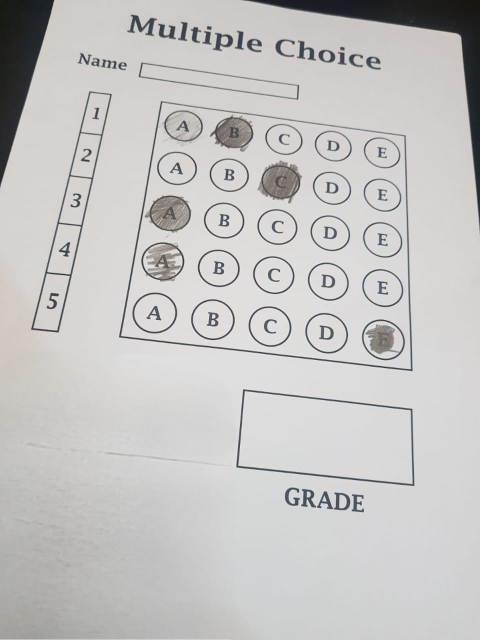
#> input picture test/1.jpg, 960 x 1280 px (shown at 1/2 size)
$ python main.py
#> lines starting #> are read from the running program, lines starting #| are printed output that depends on the picture; after the words box and inside, x2 and y2 are one past the last pixel; in counts of white or black regions, pixels touching at a corner belong together
### utils.py
import cv2
import numpy as np


# To stack all the images in one window
def stackImages(imgArray, scale, lables=[]):
    rows = len(imgArray)
    cols = len(imgArray[0])
    rowsAvailable = isinstance(imgArray[0], list)
    width = imgArray[0][0].shape[1]
    height = imgArray[0][0].shape[0]
    if rowsAvailable:
        for x in range(0, rows):
            for y in range(0, cols):
                imgArray[x][y] = cv2.resize(imgArray[x][y], (0, 0), None, scale, scale)
                if len(imgArray[x][y].shape) == 2:
                    imgArray[x][y] = cv2.cvtColor(imgArray[x][y], cv2.COLOR_GRAY2BGR)
        imageBlank = np.zeros((height, width, 3), np.uint8)
        hor = [imageBlank]*rows
        hor_con = [imageBlank]*rows
        for x in range(0, rows):
            hor[x] = np.hstack(imgArray[x])
            hor_con[x] = np.concatenate(imgArray[x])
        ver = np.vstack(hor)
        ver_con = np.concatenate(hor)
    else:
        for x in range(0, rows):
            imgArray[x] = cv2.resize(imgArray[x], (0, 0), None, scale, scale)
            if len(imgArray[x].shape) == 2:
                imgArray[x] = cv2.cvtColor(imgArray[x], cv2.COLOR_GRAY2BGR)
        hor = np.hstack(imgArray)
        hor_con = np.concatenate(imgArray)
        ver = hor
    if len(lables) != 0:
        eachImgWidth = int(ver.shape[1] / cols)
        eachImgHeight = int(ver.shape[0] / rows)
        # print(eachImgHeight)
        for d in range(0, rows):
            for c in range(0, cols):
                cv2.rectangle(ver, (c*eachImgWidth, eachImgHeight*d), (c*eachImgWidth+len(lables[d][c])*13+27, 30 + eachImgHeight*d), (255, 255, 255), cv2.FILLED)
                cv2.putText(ver, lables[d][c], (eachImgWidth*c+10, eachImgHeight*d+20), cv2.FONT_HERSHEY_COMPLEX, 0.7, (255, 0, 255), 2)
    return ver


def rectContour(contours):
    rectCon = []
    for i in contours:
        area = cv2.contourArea(i)
        print("Area", area)
        if area > 50:
            perimeter = cv2.arcLength(i, True)
            approx = cv2.approxPolyDP(i, 0.02*perimeter, True)
            print("Corner Points", len(approx))
            if len(approx) == 4:
                rectCon.append(i)
    rectCon = sorted(rectCon, key=cv2.contourArea, reverse=True)
    print(len(rectCon))
    return rectCon


def getCornerPoints(cont):
    perimeter = cv2.arcLength(cont, True)
    approx = cv2.approxPolyDP(cont, 0.02 * perimeter, True)
    return approx


def reorder(myPoints):
    myPoints = myPoints.reshape((4, 2))
    myPointsNew = np.zeros((4, 1, 2), np.int32)
    add = myPoints.sum(1)
    print(myPoints)
    print(add)
    myPointsNew[0] = myPoints[np.argmin(add)]  # [0, 0]
    myPointsNew[3] = myPoints[np.argmax(add)]  # [w, h]
    diff = np.diff(myPoints, axis=1)
    myPointsNew[1] = myPoints[np.argmin(diff)]  # [w, 0]
    myPointsNew[2] = myPoints[np.argmax(diff)]  # [0, h]
    print(diff)
    return myPointsNew


def splitBoxes(img):
    rows = np.vsplit(img, 5)
    boxes = []
    for r in rows:
        cols = np.hsplit(r, 5)
        for box in cols:
            boxes.append(box)
            # cv2.imshow("Split", box)
    return boxes


def showAnswers(img, myIndex, grading, ans, questions, choices):
    secW = int(img.shape[1]/questions)
    secH = int(img.shape[0]/choices)

    for x in range(0, questions):
        myAns = myIndex[x]
        cX = (myAns*secW)+secW//2
        cY = (x+secH)+secH//2

        if grading[x] == 1:
            myColor = (0, 255, 0)
        else:
            myColor = (0, 0, 255)
            correctAns = ans[x]
            cv2.circle(img, ((correctAns*secW) + secW//2, (x*secH)+secH//2), 20, (0, 255, 0), cv2.FILLED)

        cv2.circle(img, (cX, cY), 50, myColor, cv2.FILLED)
    return img

### main.py
import cv2
import numpy as np
import utils

# Variables
path = "test/1.jpg"
widthImg = 700
heightImg = 700
questions = 5
choices = 5
ans = [1, 2, 0, 1, 4]

img = cv2.imread(path)
#> img is the input picture: shape (1280, 960, 3); mean B, G, R 195.2, 196.3, 197.4

# Preprocessing
img = cv2.resize(img, (widthImg, heightImg))
#> img: shape (700, 700, 3)
imgContours = img.copy()
imgFinal = img.copy()
imgBiggestContours = img.copy()
imgGray = cv2.cvtColor(img, cv2.COLOR_BGR2GRAY)
imgBlur = cv2.GaussianBlur(imgGray, (5, 5), 1)
imgCanny = cv2.Canny(imgBlur, 10, 50)
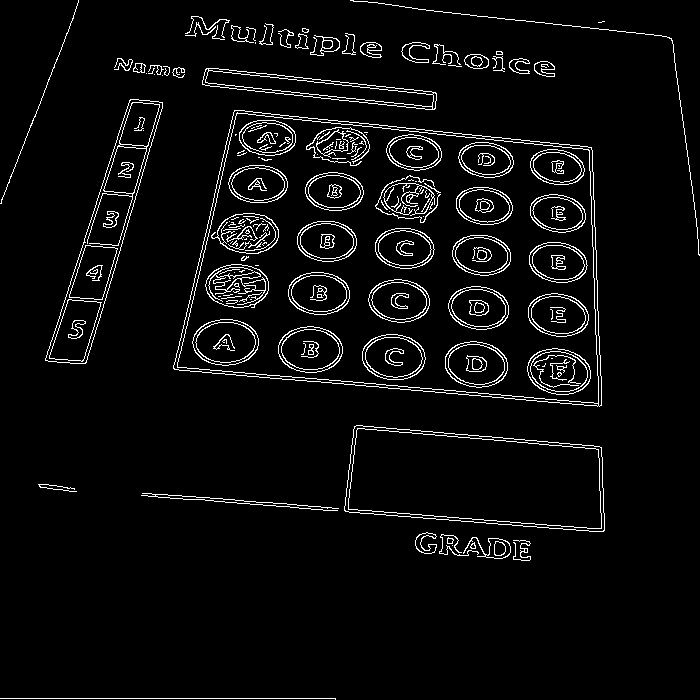
#> imgCanny: shape (700, 700); 4.6% white in thin lines or dots

# Finding all contours
contours, hierarchy = cv2.findContours(imgCanny, cv2.RETR_EXTERNAL, cv2.CHAIN_APPROX_NONE)
#> contours = 48 contours, 25 with area under 20; largest, box (x1, y1, x2, y2) and area: (173, 110, 602, 407) 102794, (344, 425, 605, 532) 21917, (45, 99, 163, 364) 10026, (202, 68, 437, 110) 4157, (463, 537, 511, 559) 399
cv2.drawContours(imgContours, contours, -1, (0, 255, 0), 10)
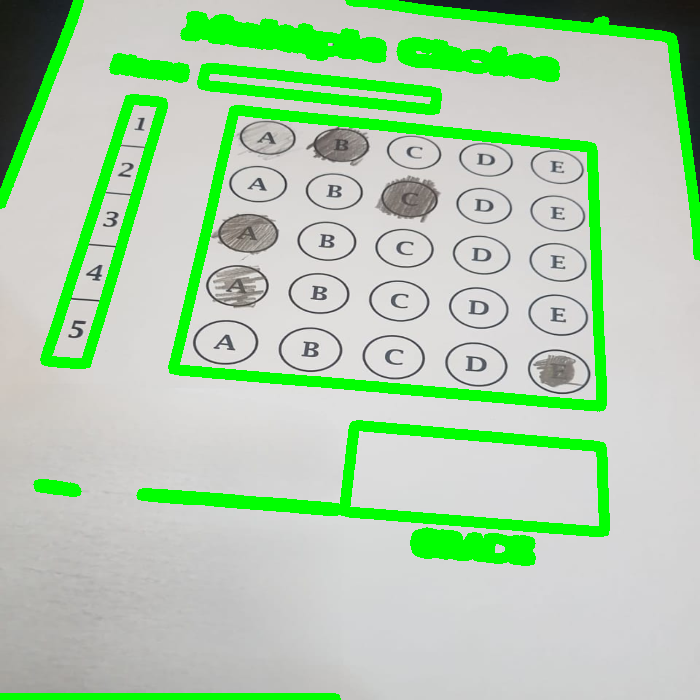
#> imgContours: shape (700, 700, 3); mean B, G, R 172.4, 206, 174.5

# Find rectangles
rectCon = utils.rectContour(contours)
#> the loop in rectContour, `for i in contours:` made 48 passes
#> (area, perimeter, approx) on passes 11, 12, 13, 18: (21917, 698, [[354, 426], [345, 511], [604, 530], [599, 446]]), (102794.5, 1362.7, [[234, 110], [174, 369], [601, 405], [591, 147]]), (10026, 663.6, [[162, 102], [129, 100], [45, 360], [86, 362]]), (4157, 517.2, [[202, 80], [436, 100], [218, 68]])
#> (printed output is left out)
#> after the loop in rectContour, `for i in contours:`: rectCon = 3 contours; box (x1, y1, x2, y2) and area: (173, 110, 602, 407) 102794, (344, 425, 605, 532) 21917, (45, 99, 163, 364) 10026
#| 3
biggestContour = utils.getCornerPoints(rectCon[0])
#> in getCornerPoints, `perimeter = cv2.arcLength(cont, True)`: perimeter = 1362.7
#> in getCornerPoints, `approx = cv2.approxPolyDP(cont, 0.02 * perimeter, True)`: approx = [[234, 110], [174, 369], [601, 405], [591, 147]]
#> biggestContour = [[234, 110], [174, 369], [601, 405], [591, 147]]
print(biggestContour.shape)
#| (4, 1, 2)
gradePoints = utils.getCornerPoints(rectCon[1])
#> gradePoints = [[354, 426], [345, 511], [604, 530], [599, 446]]
print(biggestContour)
#| [[[234 110]]
#|  [[174 369]]
#|  [[601 405]]
#|  [[591 147]]]
print(len(biggestContour))
#| 4

if biggestContour.size != 0 and gradePoints.size != 0:
    cv2.drawContours(imgBiggestContours, biggestContour, -1, (0, 255, 0), 20)
    cv2.drawContours(imgBiggestContours, gradePoints, -1, (255, 0, 0), 20)

    biggestContour = utils.reorder(biggestContour)
#> in reorder, `myPoints = myPoints.reshape((4, 2))`: myPoints = [[234, 110], [174, 369], [601, 405], [591, 147]]
#> in reorder, `add = myPoints.sum(1)`: add = [344, 543, 1006, 738]
#| [[234 110]
#|  [174 369]
#|  [601 405]
#|  [591 147]]
#| [ 344  543 1006  738]
#> in reorder, `diff = np.diff(myPoints, axis=1)`: diff = [-124, 195, -196, -444]
#| [[-124]
#|  [ 195]
#|  [-196]
#|  [-444]]
#> biggestContour = [[234, 110], [591, 147], [174, 369], [601, 405]]
    gradePoints = utils.reorder(gradePoints)
#| [[354 426]
#|  [345 511]
#|  [604 530]
#|  [599 446]]
#| [ 780  856 1134 1045]
#| [[  72]
#|  [ 166]
#|  [ -74]
#|  [-153]]
#> gradePoints = [[354, 426], [599, 446], [345, 511], [604, 530]]

    pt1 = np.float32(biggestContour)
#> pt1 = [[234, 110], [591, 147], [174, 369], [601, 405]]
    pt2 = np.float32([[0, 0], [widthImg, 0], [0, heightImg], [widthImg, heightImg]])
    matrix = cv2.getPerspectiveTransform(pt1, pt2)
#> matrix = [[1.95, 0.452, -506.7], [-0.343, 3.31, -283.7], [-0.000155, 0.00076, 1]]
    imgWarpColored = cv2.warpPerspective(img, matrix, (widthImg, heightImg))

    ptG1 = np.float32(gradePoints)
#> ptG1 = [[354, 426], [599, 446], [345, 511], [604, 530]]
    ptG2 = np.float32([[0, 0], [325, 0], [0, 150], [325, 150]])
    matrixG = cv2.getPerspectiveTransform(ptG1, ptG2)
#> matrixG = [[1.67, 0.176, -664.6], [-0.196, 2.4, -952.9], [-0.000195, 0.000859, 1]]
    imgGradeDisplay = cv2.warpPerspective(img, matrixG, (325, 150))
    cv2.imshow("Grade", imgGradeDisplay)

    # Apply threshold
    imgWarpGray = cv2.cvtColor(imgWarpColored, cv2.COLOR_BGR2GRAY)
    imgThresh = cv2.threshold(imgWarpGray, 170, 255, cv2.THRESH_BINARY_INV)[1]
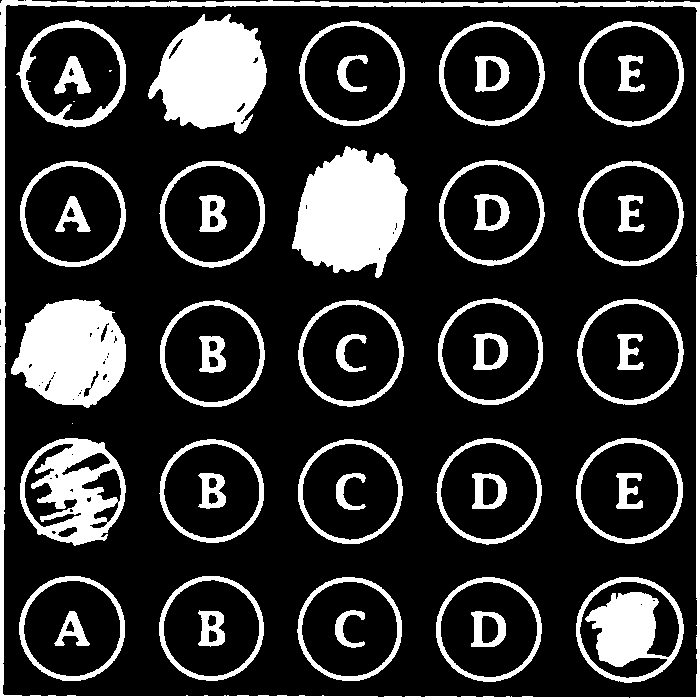
#> imgThresh: shape (700, 700); 19.8% white; 49 white regions (3 under 20 px), largest, box (x1, y1, x2, y2) and area: (0, 0, 700, 700) 12106, (292, 146, 408, 278) 10679, (148, 14, 267, 134) 9605

    boxes = utils.splitBoxes(imgThresh)
#> in splitBoxes, `rows = np.vsplit(img, 5)`: rows = 5 items
#> the loop in splitBoxes, `for r in rows:` made 5 passes
#> after the loop in splitBoxes, `for r in rows:`: boxes = 25 items
#> boxes = 25 items
    # cv2.imshow("Test", boxes[2])
    print(cv2.countNonZero(boxes[1]), cv2.countNonZero(boxes[2]))
#| 10309 2761

    # Getting the non-zero pixel values of each box
    myPixelVal = np.zeros((questions, choices))
    countC = 0
    countR = 0
    for image in boxes:
        totalPixels = cv2.countNonZero(image)
        myPixelVal[countR][countC] = totalPixels
        countC += 1
        if countC == choices:
            countR += 1
            countC = 0
#> this loop made 25 passes
#> totalPixels on passes 1 to 8: 4326, 10309, 2761, 3034, 3375, 2946, 2357, 10679
#> after the loop, countC = 0; countR = 5; myPixelVal = [[4326, 10309, 2761, 3034, 3375], [2946, 2357, 10679, 2293, 2665], [9686, 2281, 2063, 2268, 2701], [6502, 2195, 1988, 2230, 2720], [3273, 2778, 2548, 2740, 6386]]
    print(myPixelVal)
#| [[ 4326. 10309.  2761.  3034.  3375.]
#|  [ 2946.  2357. 10679.  2293.  2665.]
#|  [ 9686.  2281.  2063.  2268.  2701.]
#|  [ 6502.  2195.  1988.  2230.  2720.]
#|  [ 3273.  2778.  2548.  2740.  6386.]]

    # Finding the index values of the markings
    myIndex = []
    for x in range(0, questions):
        arr = myPixelVal[x]
        print("Array", arr)
        myIndexVal = np.where(arr == np.amax(arr))
        print(myIndexVal[0])
        myIndex.append(myIndexVal[0][0])
#> this loop made 5 passes
#> (arr, myIndexVal) on passes 1 to 5: ([4326, 10309, 2761, 3034, 3375], ([1],)), ([2946, 2357, 10679, 2293, 2665], ([2],)), ([9686, 2281, 2063, 2268, 2701], ([0],)), ([6502, 2195, 1988, 2230, 2720], ([0],)), ([3273, 2778, 2548, 2740, 6386], ([4],))
#> (printed output is left out)
#> after the loop, myIndex = [1, 2, 0, 0, 4]
    print(np.int32(myIndex))
#| [1 2 0 0 4]

    # Grading
    grading = []
    for x in range(0, questions):
        if ans[x] == myIndex[x]:
            grading.append(1)
        else:
            grading.append(0)
#> after the loop, grading = [1, 1, 1, 0, 1]
    print(grading)
#| [1, 1, 1, 0, 1]
    score = (sum(grading)/questions)*100  # Final Score
#> score = 80
    print(score)
#| 80.0

    # Displaying answers
    imgResult = imgWarpColored.copy()
    utils.showAnswers(imgResult, myIndex, grading, ans, questions, choices)
#> the loop in showAnswers, `for x in range(0, questions):` made 5 passes
#> (myAns, cX) on passes 1 to 5: (1, 210), (2, 350), (0, 70), (0, 70), (4, 630)
#> after the loop in showAnswers, `for x in range(0, questions):`:
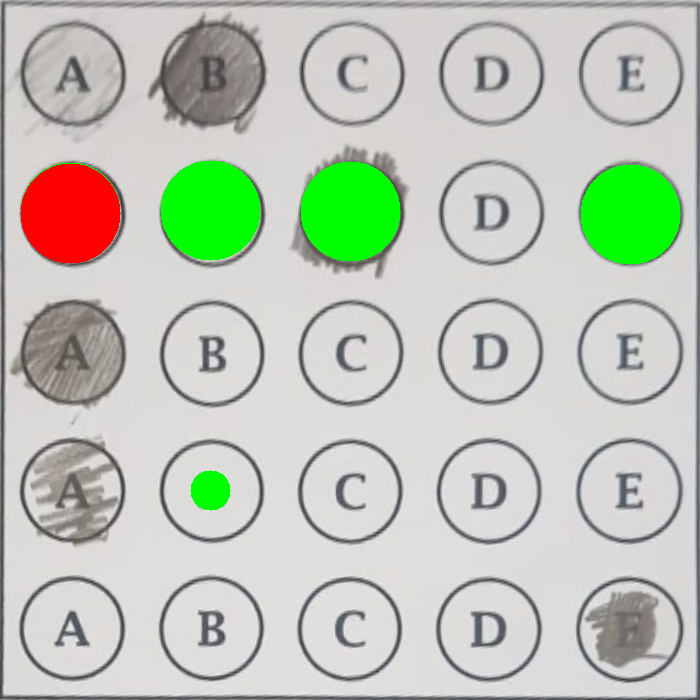
#> img: shape (700, 700, 3); mean B, G, R 183.5, 197.5, 190.1
    imgRawDrawing = np.zeros_like(imgWarpColored)
    utils.showAnswers(imgRawDrawing, myIndex, grading, ans, questions, choices)
#> call 2 of showAnswers, with questions = 5, choices = 5
#> the loop in showAnswers (call 2), `for x in range(0, questions):` made 5 passes
#> after the loop in showAnswers (call 2), `for x in range(0, questions):`:
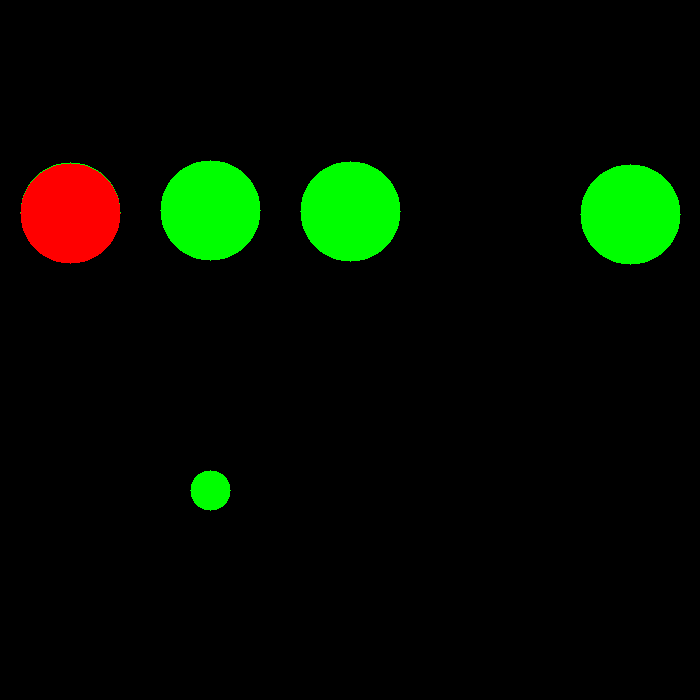
#> img: shape (700, 700, 3); mean B, G, R 0, 13, 4.1
    invMatrix = cv2.getPerspectiveTransform(pt2, pt1)
#> invMatrix = [[0.533, -0.127, 234], [0.0585, 0.283, 110], [3.83e-05, -0.000235, 1]]
    imgInvWarp = cv2.warpPerspective(imgRawDrawing, invMatrix, (widthImg, heightImg))

    imgRawGrade = np.zeros_like(imgGradeDisplay)
    cv2.putText(imgRawGrade, str(int(score))+"%", (60, 100), cv2.FONT_HERSHEY_COMPLEX, 3, (0, 255, 255), 3)
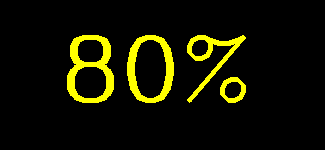
#> imgRawGrade: shape (150, 325, 3); mean of channels 0, 1, 2 0, 19.3, 19.3; drawn as B, G, R
    cv2.imshow("Grade", imgRawGrade)
    invMatrixG = cv2.getPerspectiveTransform(ptG2, ptG1)
#> invMatrixG = [[0.799, -0.185, 354], [0.0948, 0.381, 426], [7.46e-05, -0.000363, 1]]
    imgInvGradeDisplay = cv2.warpPerspective(imgRawGrade, invMatrixG, (widthImg, heightImg))

    imgFinal = cv2.addWeighted(imgFinal, 1, imgInvWarp, 1, 0)
    imgFinal = cv2.addWeighted(imgFinal, 1, imgInvGradeDisplay, 1, 0)

imgBlank = np.zeros_like(img)
imageArray = ([img, imgGray, imgBlur, imgCanny],
              [imgContours, imgBiggestContours, imgWarpColored, imgThresh],
              [imgResult, imgRawDrawing, imgInvWarp, imgFinal])
labels = [["Original", "Gray", "Blur", "Canny"],
          ["Contours", "Biggest Con", "Warp", "Threshold"],
          ["Result", "Raw Drawing", "Inv Warp", "Final"]]
imgStacked = utils.stackImages(imageArray, 0.3, labels)
#> in stackImages, `rows = len(imgArray)`: rows = 3
#> in stackImages, `cols = len(imgArray[0])`: cols = 4
#> in stackImages, `rowsAvailable = isinstance(imgArray[0], list)`: rowsAvailable = True
#> in stackImages, `hor = [imageBlank]*rows`: hor = 3 items
#> in stackImages, `eachImgWidth = int(ver.shape[1] / cols)`: eachImgWidth = 210
#> after the loop in stackImages, `for d in range(0, rows):`:
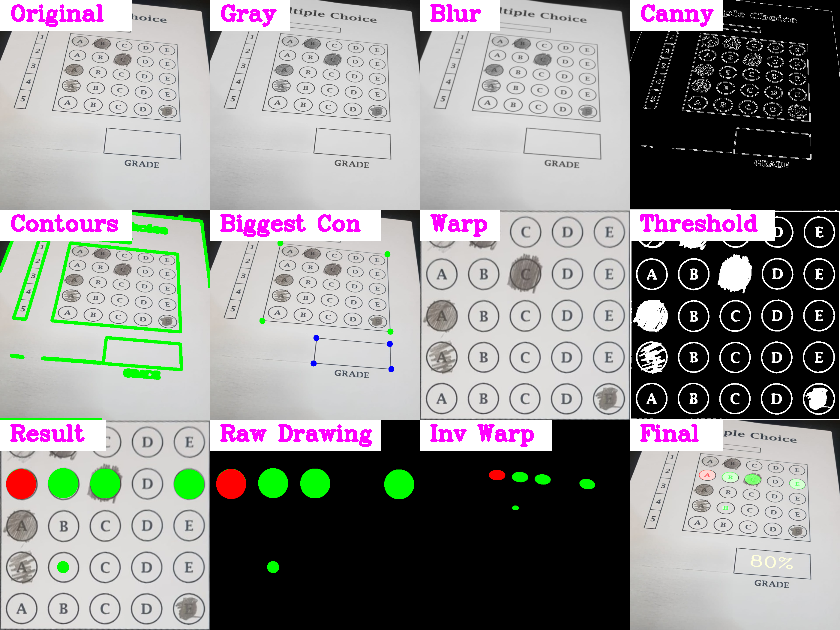
#> ver: shape (630, 840, 3); mean of channels 0, 1, 2 144.9, 145.2, 146.6; drawn as B, G, R

cv2.imshow("Final Result", imgFinal)
cv2.imshow("Stacked Images", imgStacked)
cv2.waitKey(0)
